Frame 1 (no input): blank canvas, image omitted
Frame 60 (the mouse pressed at the canvas centre just before this capture): blank canvas, image omitted
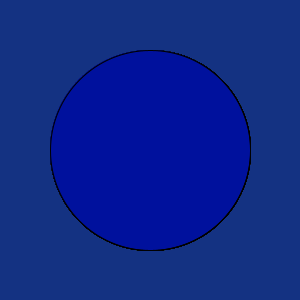
Frame 120 (the mouse held since frame 60 and released just before this capture)

The Processing sketch whose frames 1 and 60 were blank and that drew this single picture after the mouse press (run headless with seeded random() and noise(); from frame 60 on, the mouse is pressed at the canvas centre):

// Processing sketch: Sketch_Background
// ── Sketch_Background.pde
void setup(){
size(300,300);
background(20,50,130);
}
void draw(){
if(mousePressed){
fill(0,17,157);
ellipse(150,150,200,200);
}
}
